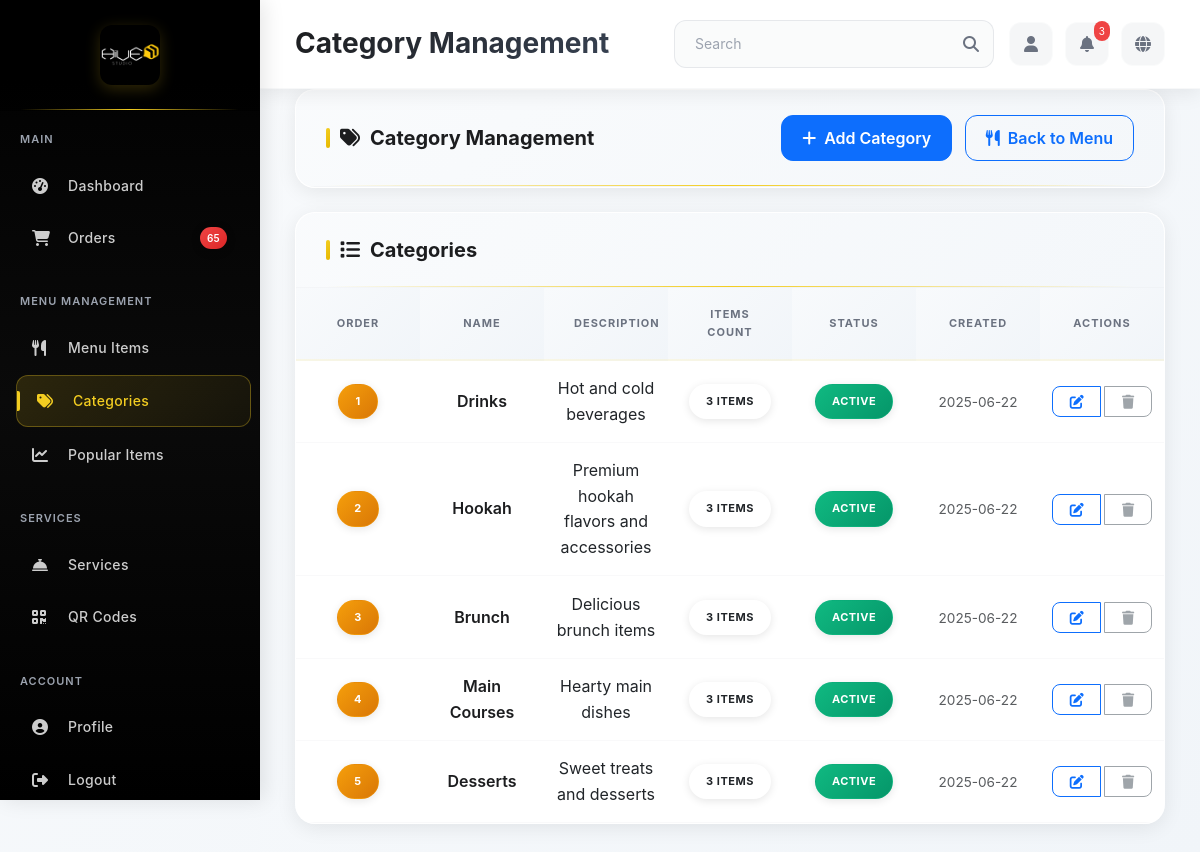
The app's page /admin/menu/categories (signed in) with its own data.
### app/models.py (models this page shows, shortened)
class Category(db.Model):
    __tablename__ = 'categories'
    category_id = db.Column(db.Integer, primary_key=True)
    name = db.Column(db.String(100), nullable=False)
    description = db.Column(db.Text, nullable=True)
    display_order = db.Column(db.Integer, nullable=False, default=0)
    is_active = db.Column(db.Boolean, default=True)
    created_at = db.Column(db.DateTime, default=datetime.utcnow)
    menu_items = db.relationship('MenuItem', backref='category', lazy='dynamic')

### app/modules/admin/routes.py (the view)
@bp.route('/menu/categories')
@login_required
def category_management():
    if not current_user.is_admin():
        return redirect(url_for('main.index'))
    categories = Category.query.order_by(Category.display_order).all()
    return render_template('category_management.html', categories=categories)

### app/extensions.py (called while the page is built)
def init_extensions(app):
    db.init_app(app)
    login_manager.init_app(app)
    migrate.init_app(app, db)
    socketio.init_app(app, cors_allowed_origins="*")
    csrf.init_app(app)
    login_manager.login_view = 'auth.login'
    login_manager.login_message = 'Please log in to access this page.'
    login_manager.login_message_category = 'info'
    @login_manager.user_loader
    def load_user(user_id):
        from app.models import User
        return User.query.get(int(user_id))

### app/models.py (called while the page is built)
    def is_admin(self):
        return self.role == 'admin'

### app/modules/admin/templates/category_management.html (shortened to what this page needs)
{% extends "base.html" %}
{% block page_title %}Category Management{% endblock %}
{% block content %}
<div class="admin-card mb-4">
    <div class="card-header">
        <div class="d-flex justify-content-between align-items-center">
            <h2 class="card-title">
                <i class="fas fa-tags"></i>
                Category Management
            </h2>
            <div class="header-actions">
                <a href="{{ url_for('admin.add_category') }}" class="btn btn-primary me-2">
                    <i class="fas fa-plus me-2"></i>Add Category
                </a>
                <a href="{{ url_for('admin.menu_management') }}" class="btn btn-outline-primary">
                    <i class="fas fa-utensils me-2"></i>Back to Menu
                </a>
            </div>
        </div>
    </div>
</div>
<div class="admin-card">
    <div class="card-header">
        <h3 class="card-title">
            <i class="fas fa-list"></i>
            Categories
        </h3>
    </div>
    <div class="card-body p-0">
        <div class="table-responsive text-center">
            <table class="admin-table">
                <thead>
                    <tr>
                        <th>Order</th>
                        <th>Name</th>
                        <th>Description</th>
                        <th>Items Count</th>
                        <th>Status</th>
                        <th>Created</th>
                        <th>Actions</th>
                    </tr>
                </thead>
                            <tbody>
                                {% for category in categories %}
                                <tr>
                                    <td>
                                        <span class="status-badge status-processing">{{ category.display_order }}</span>
                                    </td>
                                    <td>
                                        <strong>{{ category.name }}</strong>
                                    </td>
                                    <td>
                                        {% if category.description %}
                                        {{ category.description[:100] }}{% if category.description|length > 100 %}...{% endif %}
                                        {% else %}
                                        <em class="text-muted">No description</em>
                                        {% endif %}
                                    </td>
                                    <td>
                                        <span class="status-badge status-pending">{{ category.menu_items.count() }} items</span>
                                    </td>
                                    <td>
                                        {% if category.is_active %}
                                        <span class="status-badge status-completed">Active</span>
                                        {% else %}
                                        <span class="status-badge status-rejected">Inactive</span>
                                        {% endif %}
                                    </td>
                                    <td>
                                        <small class="text-muted">{{ category.created_at.strftime('%Y-%m-%d') }}</small>
                                    </td>
                                    <td>
                                        <div class="btn-group" role="group">
                                            <a href="{{ url_for('admin.edit_category', category_id=category.category_id) }}"
                                               class="btn btn-sm btn-outline-primary">
                                                <i class="fas fa-edit"></i>
                                            </a>
                                            {% if category.menu_items.count() == 0 %}
                                            <button type="button" class="btn btn-sm btn-outline-danger delete-category-btn"
                                                    data-category-id="{{ category.category_id }}"
                                                    data-category-name="{{ category.name }}">
                                                <i class="fas fa-trash"></i>
                                            </button>
                                            {% else %}
                                            <button type="button" class="btn btn-sm btn-outline-secondary"
                                                    disabled title="Cannot delete category with menu items">
                                                <i class="fas fa-trash"></i>
                                            </button>
                                            {% endif %}
                                        </div>
                                    </td>
                                </tr>
                                {% endfor %}
                            </tbody>
                        </table>
                    </div>
                </div>
            </div>
        </div>
    </div>
{% endblock %}

### app/static/css/admin.css (style rules this page uses)
:root { --primary-yellow: #f3cd21; --primary-dark: #1c1d1f; --sidebar-bg: linear-gradient(180deg, #000000 0%, #0a0a0a 50%, #000000 100%); --sidebar-hover: linear-gradient(135deg, #1a1a1a 0%, #2a2a2a 100%); --text-light: #ffffff; --text-muted: #9ca3af; --border-color: #374151; --success-green: #10b981; --warning-yellow: #f59e0b; --danger-red: #ef4444; --info-blue: #3b82f6; --card-shadow: 0 4px 20px rgba(0, 0, 0, 0.08); --hover-shadow: 0 8px 30px rgba(0, 0, 0, 0.12); --glass-bg: rgba(255, 255, 255, 0.95); --glass-border: rgba(255, 255, 255, 0.2); }
* { margin: 0; padding: 0; box-sizing: border-box; }
body { font-family: 'Inter', 'Segoe UI', Tahoma, Geneva, Verdana, sans-serif; background: linear-gradient(135deg, #f8fafc 0%, #f1f5f9 100%); overflow-x: hidden; line-height: 1.6; -webkit-font-smoothing: antialiased; -moz-osx-font-smoothing: grayscale; text-rendering: optimizeLegibility; }
.admin-card { background: var(--glass-bg); backdrop-filter: blur(20px); border-radius: 20px; box-shadow: var(--card-shadow); overflow: hidden; border: 1px solid var(--glass-border); transition: all 0.3s ease; will-change: transform, box-shadow; contain: layout style; }
.card-header { padding: 25px 30px; border-bottom: 1px solid rgba(229, 231, 235, 0.3); background: linear-gradient(135deg, rgba(248, 250, 252, 0.8) 0%, rgba(241, 245, 249, 0.8) 100%); position: relative; }
.card-header::after { content: ''; position: absolute; bottom: 0; left: 30px; right: 30px; height: 1px; background: linear-gradient(90deg, transparent 0%, var(--primary-yellow) 50%, transparent 100%); }
.card-title { font-size: 20px; font-weight: 700; color: var(--primary-dark); margin: 0; display: flex; align-items: center; gap: 10px; }
.card-title::before { content: ''; width: 4px; height: 20px; background: linear-gradient(135deg, var(--primary-yellow) 0%, #e6b800 100%); border-radius: 2px; }
.admin-table { width: 100%; margin: 0; border-collapse: separate; border-spacing: 0; table-layout: fixed; }
.admin-table th { background: linear-gradient(135deg, #f8fafc 0%, #f1f5f9 100%); padding: 18px 30px; font-size: 11px; font-weight: 700; text-transform: uppercase; letter-spacing: 1px; color: #6b7280; border: none; border-bottom: 2px solid rgba(243, 205, 33, 0.1); position: sticky; top: 0; z-index: 10; will-change: transform; }
.admin-table td { padding: 20px 30px; border: none; border-bottom: 1px solid rgba(243, 244, 246, 0.5); vertical-align: middle; transition: all 0.3s ease; }
.admin-table tbody tr { transition: all 0.3s ease; will-change: background-color, transform; }
.status-badge { padding: 8px 16px; border-radius: 25px; font-size: 11px; font-weight: 700; text-transform: uppercase; letter-spacing: 0.5px; box-shadow: 0 2px 8px rgba(0, 0, 0, 0.1); border: 1px solid transparent; display: inline-block; will-change: background-color; }
.status-completed { background: linear-gradient(135deg, var(--success-green) 0%, #059669 100%); color: white; border-color: rgba(16, 185, 129, 0.3); }
.status-processing { background: linear-gradient(135deg, var(--warning-yellow) 0%, #d97706 100%); color: white; border-color: rgba(245, 158, 11, 0.3); }

### app/modules/admin/templates/base.html (style rules this page uses)
body { margin: 0; font-family: 'Inter', 'Segoe UI', Tahoma, Geneva, Verdana, sans-serif; background: linear-gradient(135deg, #f8fafc 0%, #f1f5f9 100%); overflow-x: hidden; }

### app/modules/admin/templates/category_management.html (style rules this page uses)
.admin-table { margin: 0 auto; width: 100%; }
.admin-table td { vertical-align: middle; padding: 15px 12px; text-align: center; }
.admin-table th { text-align: center; vertical-align: middle; }
.admin-table td strong { color: var(--primary-dark); font-weight: 600; }
.admin-table .text-muted { font-size: 0.85rem; line-height: 1.4; }
.admin-table .btn-group { justify-content: center; display: flex; }
.admin-table .status-badge { display: inline-block; margin: 0 auto; }
.btn-group .btn { border-radius: 8px; margin-right: 4px; }
.btn-group .btn:last-child { margin-right: 0; }
.header-actions .btn { border-radius: 12px; font-weight: 600; padding: 10px 20px; transition: all 0.3s ease; }

### records on screen
Category: display_order "1", name "Drinks", description "Hot and cold beverages", menu_items.count "3", is_active "ACTIVE", created_at "2025-06-22"
Category: display_order "2", name "Hookah", description "Premium hookah flavors and accessories", menu_items.count "3", is_active "ACTIVE", created_at "2025-06-22"
Category: display_order "3", name "Brunch", description "Delicious brunch items", menu_items.count "3", is_active "ACTIVE", created_at "2025-06-22"
Category: display_order "4", name "Main Courses", description "Hearty main dishes", menu_items.count "3", is_active "ACTIVE", created_at "2025-06-22"
Category: display_order "5", name "Desserts", description "Sweet treats and desserts", menu_items.count "3", is_active "ACTIVE", created_at "2025-06-22"
